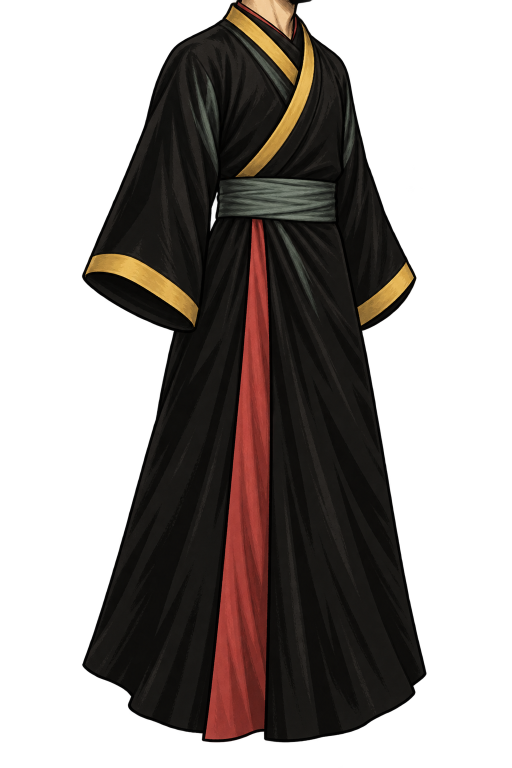
#> input picture tools/charv334/gen/body-black.png, 1024 x 1536 px (shown at 1/2 size); its folder holds only this picture in this run
$ python fit_body.py
#> lines starting #> are read from the running program, lines starting #| are printed output that depends on the picture
# v334 다시 그린 도포(3/4 시점·목 포함)를 게임 조각(276x348 · 아랫단이 바닥 · 목 가운데가 머리 자리)으로 맞춘다.
#   머리는 FIT.head x=1(뼈대 칸) → 캔버스 가운데(138)에서 5.5px 오른쪽. 목 가운데를 거기에 둔다. 높이는 목 꼭대기~아랫단 = 348.
import glob, os
from PIL import Image
OUT = '../../art/hero'
CW, CH = 276, 348
HEAD_X = 138 + 1 * 276 / 50
def trim(im, th=20):
#> called with th = 20
    bb = im.getchannel('A').point(lambda v: 255 if v > th else 0).getbbox()
#> bb = (164, 0, 853, 1485)
    return im.crop(bb)
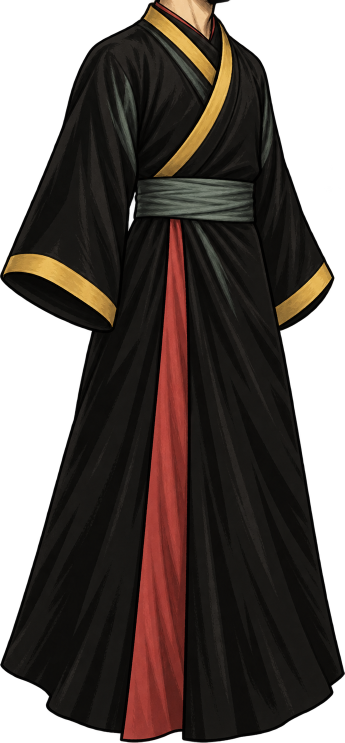
#> returned value: PIL image 689x1485 RGBA (shown at 1/2 size); mean R, G, B, A 32.2, 22.9, 18.1, 179.6; transparent parts drawn white
for f in sorted(glob.glob('gen/body-*.png')):
    n = os.path.basename(f)
    im = trim(Image.open(f).convert('RGBA'))
    k = CH / im.height
#> k = 0.234
    im = im.resize((round(im.width * k), CH), Image.LANCZOS)
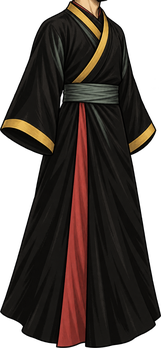
#> im: PIL image 161x348 RGBA; mean R, G, B, A 30.2, 21.3, 17, 179.7; transparent parts drawn white
    px = im.load(); w = im.width
#> after `w = im.width`: w = 161
    # 목 가운데 — 위 4% 줄의 불투명 x 평균
    xs = [x for y in range(0, max(2, CH * 4 // 100)) for x in range(w) if px[x, y][3] > 120]
#> xs = 464 values, max 106 at index 34, min 60 at index 419, mean 83.88
    ncx = sum(xs) / len(xs)
#> ncx = 83.88
    cv = Image.new('RGBA', (CW, CH), (0, 0, 0, 0))
#> cv: PIL image 276x348 RGBA; every value is 0
    ox = round(HEAD_X - ncx)
#> ox = 60
    cv.alpha_composite(im, (ox, 0)) if 0 <= ox and ox + w <= CW else cv.paste(im, (ox, 0), im)
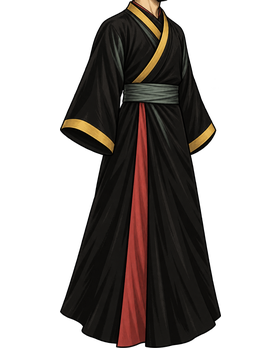
#> cv: PIL image 276x348 RGBA; mean R, G, B, A 17.6, 12.4, 9.9, 104.8; transparent parts drawn white
    cv.save(f'{OUT}/{n}', optimize=True)
    print(n, im.size, 'neck cx %.0f → ox %d' % (ncx, ox))
#| body-black.png (161, 348) neck cx 84 → ox 60

$ run again, on tools/charv334/gen/body-o0.png
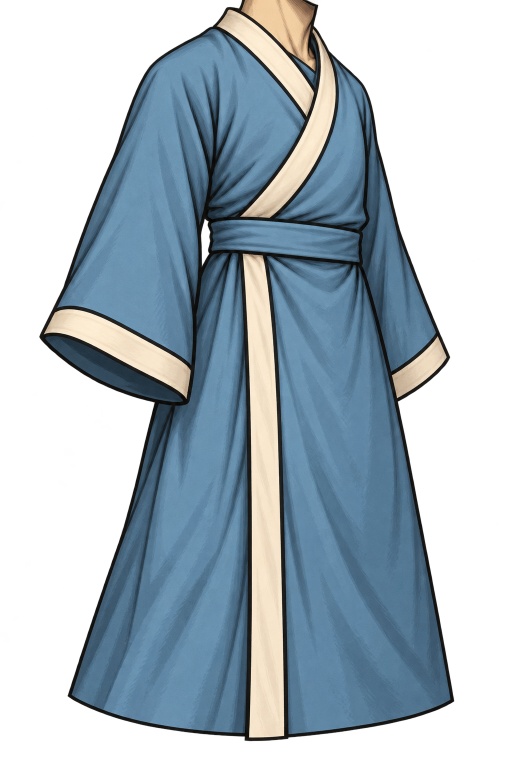
#> input picture tools/charv334/gen/body-o0.png, 1024 x 1536 px (shown at 1/2 size)
#> bb = (78, 0, 909, 1483)
#> `im = im.resize((round(im.width * k), CH), Image.LANCZOS)`:
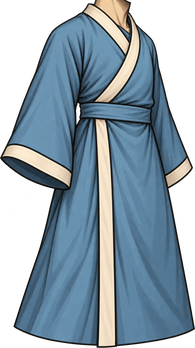
#> im: PIL image 195x348 RGBA; mean R, G, B, A 70.8, 89.1, 101.5, 177.3; transparent parts drawn white
#> xs = 549 values, max 130 at index 101, min 81 at index 501, mean 107.7
#> ncx = 107.7
#> ox = 36
#> `cv.alpha_composite(im, (ox, 0)) if 0 <= ox and ox + w <= CW else cv.pa..`:
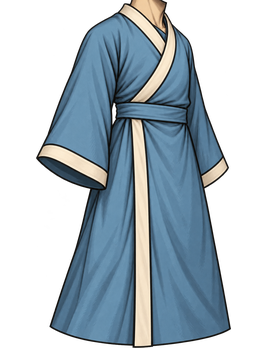
#> cv: PIL image 276x348 RGBA; mean R, G, B, A 50, 63, 71.7, 125.2; transparent parts drawn white
#| body-o0.png (195, 348) neck cx 108 → ox 36

$ run again, on tools/charv334/gen/body-o1.png
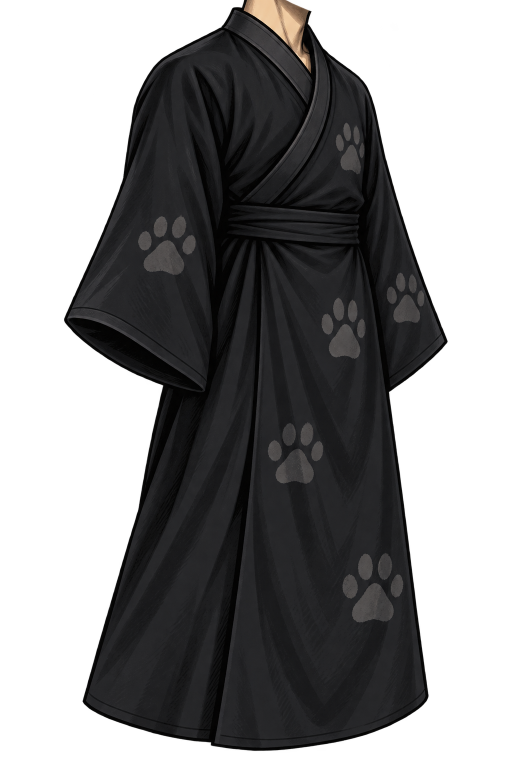
#> input picture tools/charv334/gen/body-o1.png, 1024 x 1536 px (shown at 1/2 size)
#> bb = (128, 0, 896, 1502)
#> `im = im.resize((round(im.width * k), CH), Image.LANCZOS)`:
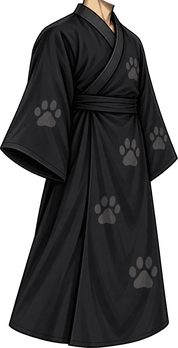
#> im: PIL image 178x348 RGBA; mean R, G, B, A 22.9, 22.5, 23.3, 177.4; transparent parts drawn white
#> xs = 443 values, max 114 at index 172, min 73 at index 402, mean 94.07
#> ncx = 94.07
#> ox = 49
#> `cv.alpha_composite(im, (ox, 0)) if 0 <= ox and ox + w <= CW else cv.pa..`:
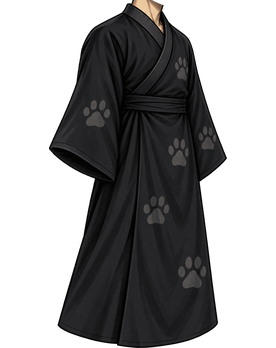
#> cv: PIL image 276x348 RGBA; mean R, G, B, A 14.7, 14.5, 15, 114.4; transparent parts drawn white
#| body-o1.png (178, 348) neck cx 94 → ox 49

$ run again, on tools/charv334/gen/body-o2.png
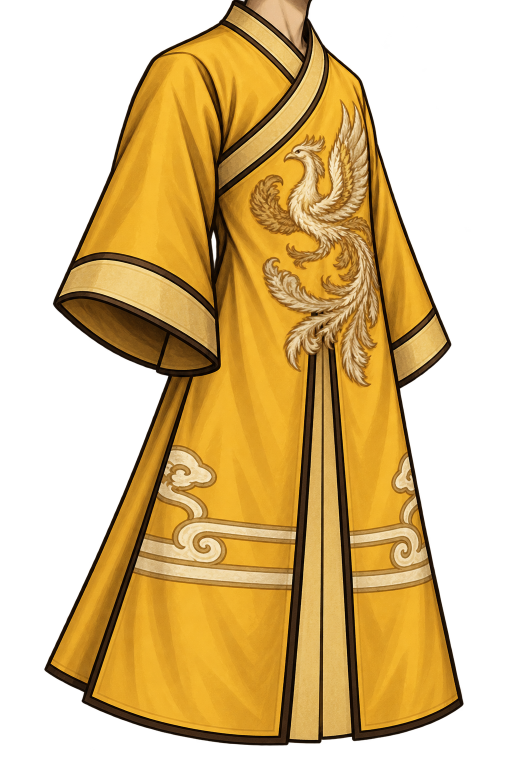
#> input picture tools/charv334/gen/body-o2.png, 1024 x 1536 px (shown at 1/2 size)
#> bb = (88, 0, 928, 1492)
#> `im = im.resize((round(im.width * k), CH), Image.LANCZOS)`:
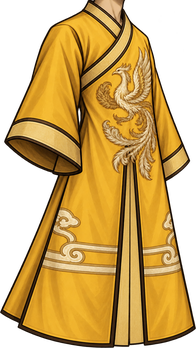
#> im: PIL image 196x348 RGBA; mean R, G, B, A 133, 98.7, 34.4, 177.4; transparent parts drawn white
#> xs = 520 values, max 125 at index 519, min 78 at index 472, mean 103.6
#> ncx = 103.6
#> ox = 40
#> `cv.alpha_composite(im, (ox, 0)) if 0 <= ox and ox + w <= CW else cv.pa..`:
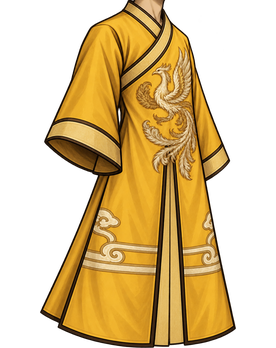
#> cv: PIL image 276x348 RGBA; mean R, G, B, A 94.5, 70.1, 24.5, 126; transparent parts drawn white
#| body-o2.png (196, 348) neck cx 104 → ox 40
